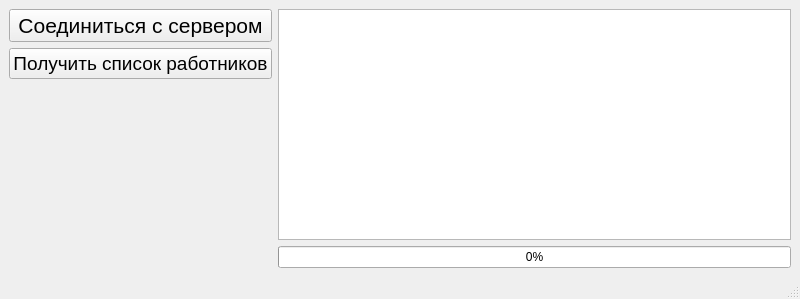
<?xml version="1.0" encoding="UTF-8"?>
<ui version="4.0">
 <class>MainWindow</class>
 <widget class="QMainWindow" name="MainWindow">
  <property name="geometry">
   <rect>
    <x>0</x>
    <y>0</y>
    <width>800</width>
    <height>299</height>
   </rect>
  </property>
  <property name="font">
   <font/>
  </property>
  <property name="windowTitle">
   <string>MainWindow</string>
  </property>
  <widget class="QWidget" name="centralwidget">
   <layout class="QGridLayout" name="gridLayout">
    <item row="0" column="1" rowspan="3">
     <widget class="QTableView" name="tableView"/>
    </item>
    <item row="0" column="0">
     <widget class="QPushButton" name="pushButton">
      <property name="font">
       <font>
        <pointsize>16</pointsize>
        <bold>false</bold>
       </font>
      </property>
      <property name="text">
       <string>Соединиться с сервером</string>
      </property>
     </widget>
    </item>
    <item row="1" column="0">
     <widget class="QPushButton" name="pushButton_2">
      <property name="font">
       <font>
        <pointsize>14</pointsize>
       </font>
      </property>
      <property name="text">
       <string>Получить список работников</string>
      </property>
     </widget>
    </item>
    <item row="3" column="1">
     <widget class="QProgressBar" name="progressBar">
      <property name="value">
       <number>0</number>
      </property>
     </widget>
    </item>
   </layout>
  </widget>
  <widget class="QMenuBar" name="menubar">
   <property name="geometry">
    <rect>
     <x>0</x>
     <y>0</y>
     <width>800</width>
     <height>23</height>
    </rect>
   </property>
  </widget>
  <widget class="QStatusBar" name="statusbar"/>
 </widget>
 <resources/>
 <connections/>
</ui>
